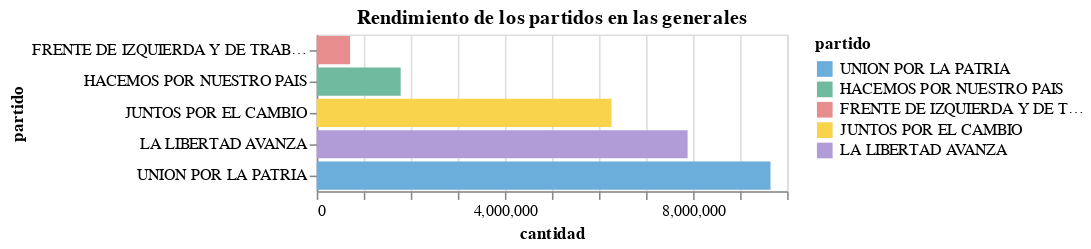

The notebook cell this image was saved under:
### Code cell
import altair as alt
import pandas as pd

color_scale = alt.Scale(
    domain=['UNION POR LA PATRIA', 'HACEMOS POR NUESTRO PAIS', 'FRENTE DE IZQUIERDA Y DE TRABAJADORES - UNIDAD', 'JUNTOS POR EL CAMBIO', 'LA LIBERTAD AVANZA'],
    range=['#6BADDB', '#70BAA0', '#E88D8D', '#F8D34B', '#B29CD8']
)

# Chart for table1
chart_table1 = alt.Chart(rendimiento_paso).mark_bar().encode(
    alt.X('cantidad:Q'),
    alt.Y('partido:N'),
    color=alt.Color('partido:N', scale=color_scale),
).properties(
    title='Rendimiento de los partidos en las PASO'
)

# Chart for table2
chart_table2 = alt.Chart(rendimiento_generales).mark_bar().encode(
    x='cantidad:Q',
    y='partido:N',
    color=alt.Color('partido:N', scale=color_scale),
).properties(
    title='Rendimiento de los partidos en las generales'
)

### Figure 1 — Vega-Lite specification as saved in the notebook (floating-point values rounded to 4 significant figures)
{"config": {"view": {"continuousWidth": 300, "continuousHeight": 300}}, "data": {"name": "data-69a725593ad98d12307822a6e3a6ff71"}, "mark": {"type": "bar"}, "encoding": {"color": {"field": "partido", "scale": {"domain": ["UNION POR LA PATRIA", "HACEMOS POR NUESTRO PAIS", "FRENTE DE IZQUIERDA Y DE TRABAJADORES - UNIDAD", "JUNTOS POR EL CAMBIO", "LA LIBERTAD AVANZA"], "range": ["#6BADDB", "#70BAA0", "#E88D8D", "#F8D34B", "#B29CD8"]}, "type": "nominal"}, "x": {"field": "cantidad", "type": "quantitative"}, "y": {"field": "partido", "type": "nominal"}}, "title": "Rendimiento de los partidos en las generales", "$schema": "https://vega.github.io/schema/vega-lite/v5.15.1.json", "datasets": {"data-69a725593ad98d12307822a6e3a6ff71": [{"partido": "UNION POR LA PATRIA", "cantidad": 9646000.0, "porcentaje": 35.59}, {"partido": "LA LIBERTAD AVANZA", "cantidad": 7884000.0, "porcentaje": 29.09}, {"partido": "JUNTOS POR EL CAMBIO", "cantidad": 6267000.0, "porcentaje": 23.13}, {"partido": "HACEMOS POR NUESTRO PAIS", "cantidad": 1784000.0, "porcentaje": 6.584}, {"partido": "FRENTE DE IZQUIERDA Y DE TRABAJADORES - UNIDAD", "cantidad": 709900.0, "porcentaje": 2.62}]}}
